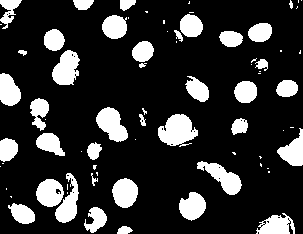
#> input picture test1.png, 303 x 234 px
$ python filtered_k_means_thresholding.py test1.png out.png
#> lines starting #> are read from the running program, lines starting #| are printed output that depends on the picture; after the words box and inside, x2 and y2 are one past the last pixel; in counts of white or black regions, pixels touching at a corner belong together
#> `im1 = cv2.imread(sys.argv[1],0)`: im1: shape (234, 303); 19.2% white; 74 white regions (36 under 20 px), largest, box (x1, y1, x2, y2) and area: (158, 114, 198, 147) 877, (96, 107, 128, 142) 694, (52, 50, 80, 85) 681
### k_means_thresholding.py
# Note: I used Python 3.6.5 and OpenCV 3.4.2. The result varied on the VLab Computer with Python 2.7 producing incorrect output
import sys
import cv2
import numpy as np


def k_means_thresholding(im1):
    low_mean = 40
    high_mean = 205
    change = True
    prev_low_mean = None
    prev_high_mean = None
    while change:
        low_vals = []
        high_vals = []
        for x in range(im1.shape[1]):
            for y in range(im1.shape[0]):
                if abs(im1[y, x]-low_mean) < abs(im1[y, x]-high_mean):
                    low_vals.append(im1[y, x])
                else:
                    high_vals.append(im1[y, x])
        if (len(low_vals)==0):
            low_mean = 0
        else:
            low_mean = sum(low_vals)/len(low_vals)
        if (len(high_vals)==0):
            high_mean = 0
        else:
            high_mean = sum(high_vals)/len(high_vals)
        change = (low_mean != prev_low_mean or high_mean != prev_high_mean)
        prev_low_mean = low_mean
        prev_high_mean = high_mean

    mask = np.array(abs(im1-low_mean) < abs(im1-high_mean),dtype=np.uint8) * 255

    # [16 lines of commented-out code are left out]

    return mask

# [6 lines that do not run on import are left out]

### filtered_k_means_thresholding.py
# Note: I used Python 3.6.5 and OpenCV 3.4.2. The result varied on the VLab Computer with Python 2.7 producing incorrect output
import sys
import cv2
import numpy as np
from k_means_thresholding import k_means_thresholding


def filtered_k_means_thresholding(im1):
    mask = k_means_thresholding(im1)
    # kernel = np.ones((5,5),np.uint8)
    # mask_open = cv2.morphologyEx(mask,cv2.MORPH_OPEN,kernel)
    kernel2 = cv2.getStructuringElement(cv2.MORPH_ELLIPSE,(10,10))
    mask_open2 = cv2.morphologyEx(mask,cv2.MORPH_OPEN,kernel2)
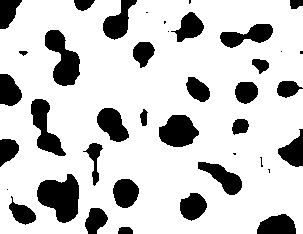
#> mask_open2: shape (234, 303); 79.3% white; 40 black regions (10 under 20 px), largest, box (x1, y1, x2, y2) and area: (37, 174, 79, 223) 1379, (45, 30, 80, 86) 1109, (159, 115, 199, 147) 931
    kernel2 = cv2.getStructuringElement(cv2.MORPH_ELLIPSE,(2,2))
    mask_open2_close = cv2.morphologyEx(mask_open2,cv2.MORPH_CLOSE,kernel2)
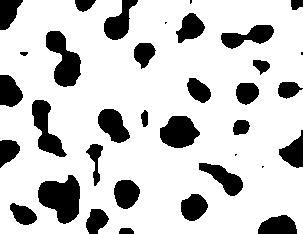
#> mask_open2_close: shape (234, 303); 79.4% white; 35 black regions (5 under 20 px), largest, box (x1, y1, x2, y2) and area: (38, 175, 80, 224) 1379, (46, 31, 81, 87) 1111, (160, 116, 200, 148) 930

    # [7 lines of commented-out code are left out]
    return mask_open2_close


if __name__ == '__main__':
    # Map command line arguments to function arguments.
    im1 = cv2.imread(sys.argv[1],0)
    outputfile = sys.argv[2]
    mask = filtered_k_means_thresholding(im1)
    cv2.imwrite(outputfile,mask)
